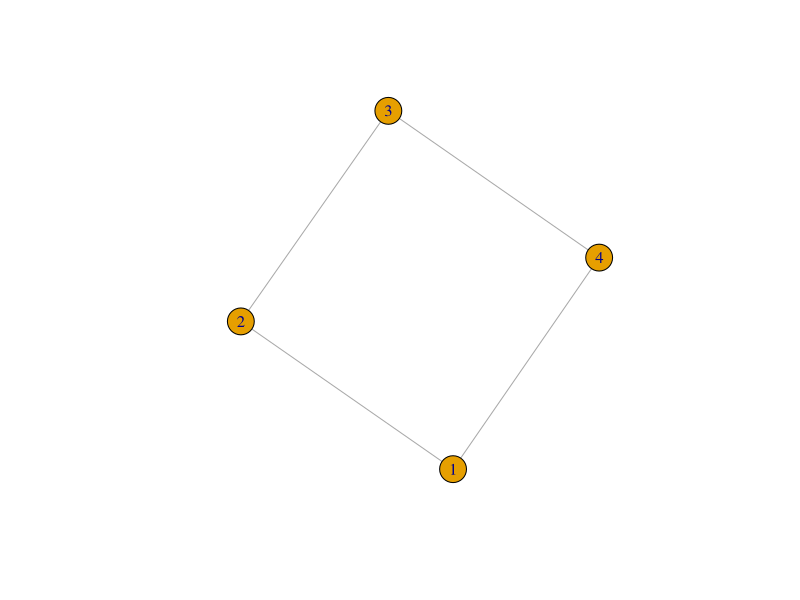
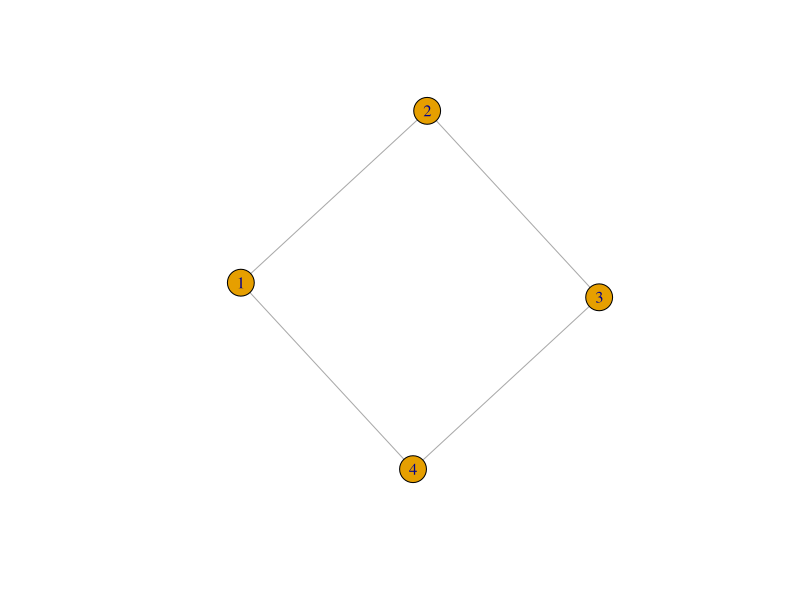
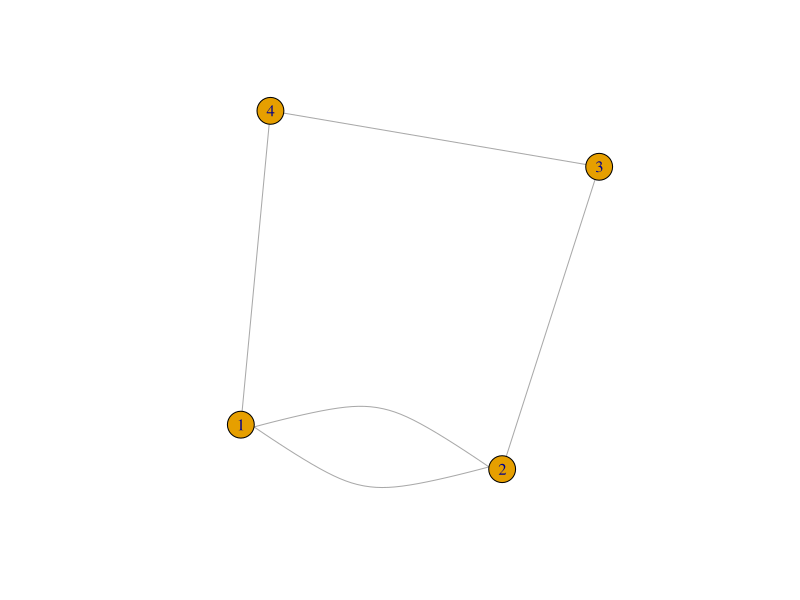
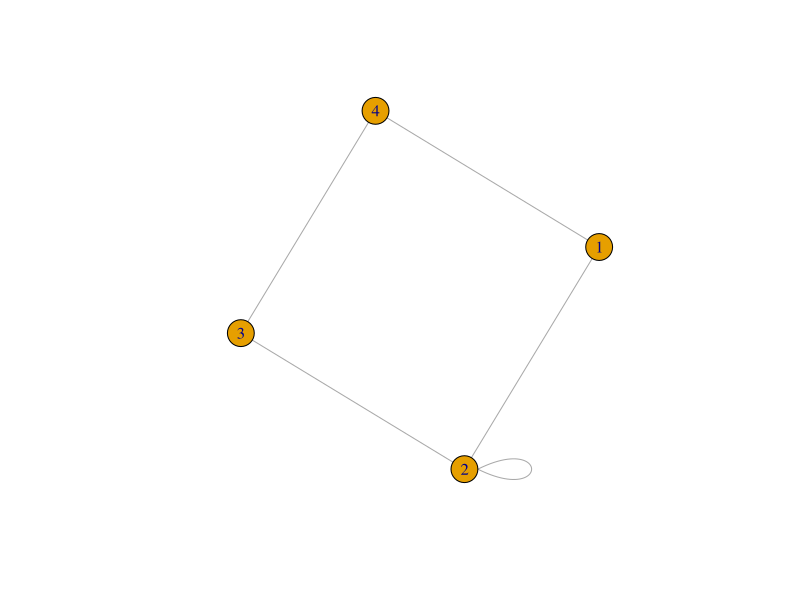

Write the R code that produced these figures, in order.
## ---- chunk 1
library(igraph)
edge.list <- rbind(c(1,2),c(2,3),c(3,4),c(4,1))
edge.list
## ---- chunk 2
g1 <- graph.edgelist(edge.list, directed = FALSE) # undirected graph
plot(g1)
## ---- chunk 3
adj <- matrix(0,4,4) # 4: no. vertices
adj[1,2] <- adj[2,1] <- adj[2,3] <- adj[3,2] <- adj[3,4] <- adj[4,3] <- adj[4,1] <- adj[1,4] <- 1
adj
## ---- chunk 4
g2 <- graph.adjacency(adj,mode="undirected")
plot(g2)
## ---- chunk 5
adj
## ---- chunk 6
adj2 <- adj
adj2[1,2] <- adj2[2,1] <- 2
adj2
## ---- chunk 7
g3 <- graph.adjacency(adj2,mode = "undirected")
plot(g3)
## ---- chunk 8
adj3 <- adj 
adj3[2,2] <- 1
adj3
## ---- chunk 9
g4 <- graph.adjacency(adj3,mode="undirected")
plot(g4)
